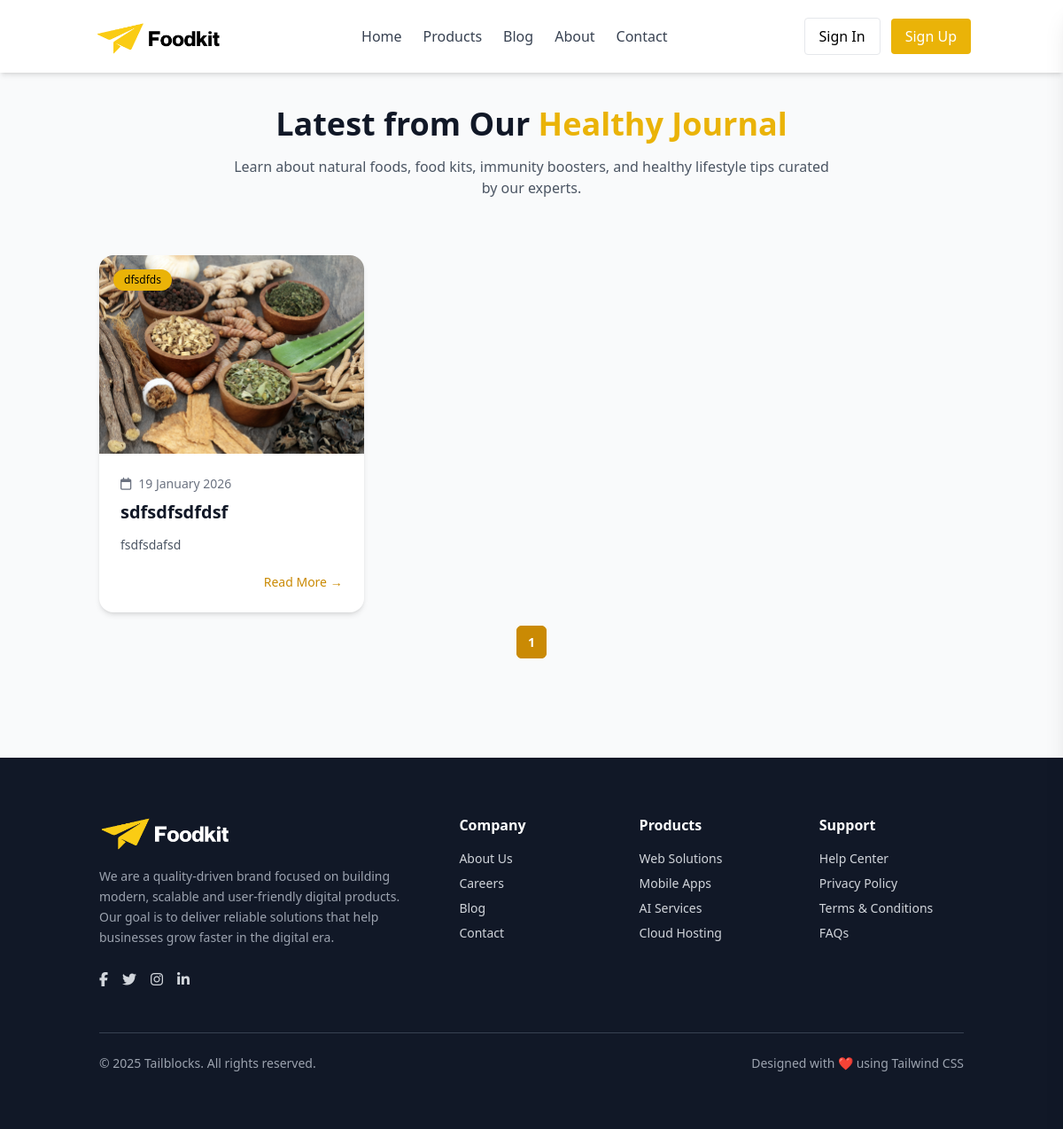
The app's page /blogs/ with its own data.
### apps/store/models.py (models this page shows, shortened)
class Blogs(BaseModel):
    category = models.ForeignKey(BlogCategory, on_delete=models.CASCADE)
    image = models.ImageField(
        upload_to=blog_image_upload_path,
        default="blogs/default_blog.jpg",
        blank=True,
        null=True
    )
    title = models.CharField(max_length=255)
    content = models.TextField()

class BlogCategory(BaseModel):
    name = models.CharField(max_length=255)

### apps/store/views.py (the view)
# urls.py: path("blogs/", blogs, name="blogs"),
def blogs(request):
    blog_list = Blogs.objects.all().order_by("-created_at")
    paginator = Paginator(blog_list, 6)  # 5 blogs per page
    page_number = request.GET.get('page')
    blogs = paginator.get_page(page_number)
    context = {
        'blogs': blogs
    }
    return render(request, "store/blogs.html", context)

### apps/store/templates/store/blogs.html (shortened to what this page needs)
{% extends 'store/base.html' %}
{% block body %}
<section class="bg-gray-50 py-24">
  <div class="container mx-auto py-6 px-6">
    <div class="text-center mb-16">
      <h2 class="text-3xl md:text-4xl font-extrabold text-gray-900">
        Latest from Our <span class="text-yellow-500">Healthy Journal</span>
      </h2>
      <p class="mt-4 max-w-2xl mx-auto text-gray-600">
        Learn about natural foods, food kits, immunity boosters, and healthy
        lifestyle tips curated by our experts.
      </p>
    </div>
    <div class="grid grid-cols-1 md:grid-cols-2 lg:grid-cols-3 gap-10">
      {% for blog in blogs %}
      <div class="bg-white rounded-2xl shadow-md hover:shadow-xl transition overflow-hidden">
        <div class="relative">
          <img src="{{ blog.image.url }}" class="w-full h-56 object-cover" alt="Blog">
          <span class="absolute top-4 left-4 bg-yellow-500 text-dark text-xs px-3 py-1 rounded-full">
            {{blog.category.name}}
          </span>
        </div>
        <div class="p-6">
          <div class="flex items-center gap-2 text-sm text-gray-500 mb-2">
            <i class="fa-regular fa-calendar"></i>
            <span>{{ blog.created_at|date:"d F Y" }}</span>
          </div>
          <h3 class="text-xl font-semibold text-gray-900 mb-3">
            {{blog.title}}
          </h3>
          <p class="text-gray-600 text-sm leading-relaxed mb-5">
            {{blog.content|truncatewords:20}}
          </p>
          <div class="flex justify-end">
            <a href="{% url 'blog_detail' blog.id %}" class="text-sm font-medium text-yellow-600 hover:underline">
              Read More →
            </a>
          </div>
        </div>
      </div>
      {% endfor %}
    </div>
<nav class="flex justify-center mt-6">
    <ul class="inline-flex items-center space-x-1 text-sm">
        {% for num in blogs.paginator.page_range %}
            {% if blogs.number == num %}
                <li>
                    <span
                        class="px-3 py-2 rounded-md bg-yellow-600 text-white font-semibold border border-yellow-600">
                        {{ num }}
                    </span>
                </li>
            {% endif %}
        {% endfor %}
    </ul>
</nav>
  </div>
</section>
{% endblock %}

### records on screen
Blogs: image (picture), category.name "dfsdfds", created_at "19 January 2026", title "sdfsdfsdfdsf", content "fsdfsdafsd"

### other values on screen
{{ num }} "1"
